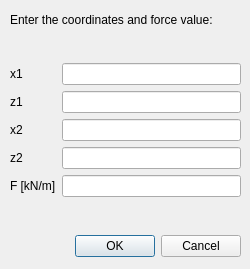
<?xml version="1.0" encoding="UTF-8"?>
<ui version="4.0">
 <class>AddSlabLineLoadDialog</class>
 <widget class="QDialog" name="AddSlabLineLoadDialog">
  <property name="geometry">
   <rect>
    <x>0</x>
    <y>0</y>
    <width>250</width>
    <height>269</height>
   </rect>
  </property>
  <property name="windowTitle">
   <string>Dialog</string>
  </property>
  <widget class="QDialogButtonBox" name="buttonBox">
   <property name="geometry">
    <rect>
     <x>70</x>
     <y>230</y>
     <width>171</width>
     <height>32</height>
    </rect>
   </property>
   <property name="orientation">
    <enum>Qt::Horizontal</enum>
   </property>
   <property name="standardButtons">
    <set>QDialogButtonBox::Cancel|QDialogButtonBox::Ok</set>
   </property>
  </widget>
  <widget class="QWidget" name="verticalLayoutWidget">
   <property name="geometry">
    <rect>
     <x>10</x>
     <y>40</y>
     <width>231</width>
     <height>181</height>
    </rect>
   </property>
   <layout class="QVBoxLayout" name="verticalLayout">
    <item>
     <layout class="QGridLayout" name="gridLayout">
      <item row="2" column="1">
       <widget class="QLineEdit" name="X2LineEdit"/>
      </item>
      <item row="1" column="1">
       <widget class="QLineEdit" name="Z1LineEdit"/>
      </item>
      <item row="0" column="1">
       <widget class="QLineEdit" name="X1LineEdit"/>
      </item>
      <item row="3" column="1">
       <widget class="QLineEdit" name="Z2LineEdit"/>
      </item>
      <item row="4" column="1">
       <widget class="QLineEdit" name="FLineEdit"/>
      </item>
      <item row="0" column="0">
       <widget class="QLabel" name="label_2">
        <property name="text">
         <string>x1</string>
        </property>
       </widget>
      </item>
      <item row="1" column="0">
       <widget class="QLabel" name="label_3">
        <property name="text">
         <string>z1</string>
        </property>
       </widget>
      </item>
      <item row="2" column="0">
       <widget class="QLabel" name="label_4">
        <property name="text">
         <string>x2</string>
        </property>
       </widget>
      </item>
      <item row="3" column="0">
       <widget class="QLabel" name="label_5">
        <property name="text">
         <string>z2</string>
        </property>
       </widget>
      </item>
      <item row="4" column="0">
       <widget class="QLabel" name="label_6">
        <property name="text">
         <string>F [kN/m]</string>
        </property>
       </widget>
      </item>
     </layout>
    </item>
   </layout>
  </widget>
  <widget class="QLabel" name="label">
   <property name="geometry">
    <rect>
     <x>10</x>
     <y>10</y>
     <width>221</width>
     <height>20</height>
    </rect>
   </property>
   <property name="text">
    <string>Enter the coordinates and force value:</string>
   </property>
  </widget>
 </widget>
 <resources/>
 <connections>
  <connection>
   <sender>buttonBox</sender>
   <signal>accepted()</signal>
   <receiver>AddSlabLineLoadDialog</receiver>
   <slot>accept()</slot>
   <hints>
    <hint type="sourcelabel">
     <x>248</x>
     <y>254</y>
    </hint>
    <hint type="destinationlabel">
     <x>157</x>
     <y>274</y>
    </hint>
   </hints>
  </connection>
  <connection>
   <sender>buttonBox</sender>
   <signal>rejected()</signal>
   <receiver>AddSlabLineLoadDialog</receiver>
   <slot>reject()</slot>
   <hints>
    <hint type="sourcelabel">
     <x>316</x>
     <y>260</y>
    </hint>
    <hint type="destinationlabel">
     <x>286</x>
     <y>274</y>
    </hint>
   </hints>
  </connection>
 </connections>
</ui>
